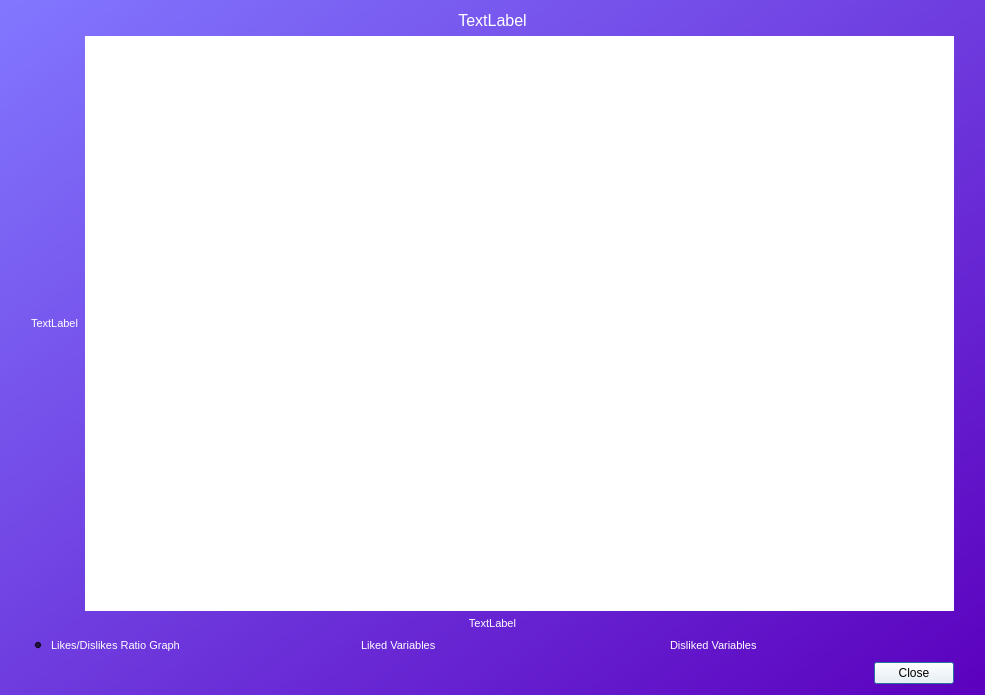
<?xml version="1.0" encoding="UTF-8"?>
<ui version="4.0">
 <class>Dialog</class>
 <widget class="QDialog" name="Dialog">
  <property name="geometry">
   <rect>
    <x>0</x>
    <y>0</y>
    <width>985</width>
    <height>695</height>
   </rect>
  </property>
  <property name="windowTitle">
   <string>Dialog</string>
  </property>
  <property name="styleSheet">
   <string notr="true">background-color:qlineargradient(spread:pad, x1:1, y1:1, x2:0, y2:0, stop:0 rgba(91, 0, 190, 255), stop:1 rgba(130, 119, 255, 255))</string>
  </property>
  <layout class="QVBoxLayout" name="verticalLayout">
   <item>
    <layout class="QHBoxLayout" name="titleLayout">
     <item>
      <widget class="QLabel" name="title">
       <property name="palette">
        <palette>
         <active>
          <colorrole role="WindowText">
           <brush brushstyle="SolidPattern">
            <color alpha="255">
             <red>255</red>
             <green>255</green>
             <blue>255</blue>
            </color>
           </brush>
          </colorrole>
          <colorrole role="Button">
           <brush brushstyle="SolidPattern">
            <color alpha="0">
             <red>255</red>
             <green>255</green>
             <blue>255</blue>
            </color>
           </brush>
          </colorrole>
          <colorrole role="Base">
           <brush brushstyle="SolidPattern">
            <color alpha="0">
             <red>255</red>
             <green>255</green>
             <blue>255</blue>
            </color>
           </brush>
          </colorrole>
          <colorrole role="Window">
           <brush brushstyle="SolidPattern">
            <color alpha="0">
             <red>255</red>
             <green>255</green>
             <blue>255</blue>
            </color>
           </brush>
          </colorrole>
         </active>
         <inactive>
          <colorrole role="WindowText">
           <brush brushstyle="SolidPattern">
            <color alpha="255">
             <red>255</red>
             <green>255</green>
             <blue>255</blue>
            </color>
           </brush>
          </colorrole>
          <colorrole role="Button">
           <brush brushstyle="SolidPattern">
            <color alpha="0">
             <red>255</red>
             <green>255</green>
             <blue>255</blue>
            </color>
           </brush>
          </colorrole>
          <colorrole role="Base">
           <brush brushstyle="SolidPattern">
            <color alpha="0">
             <red>255</red>
             <green>255</green>
             <blue>255</blue>
            </color>
           </brush>
          </colorrole>
          <colorrole role="Window">
           <brush brushstyle="SolidPattern">
            <color alpha="0">
             <red>255</red>
             <green>255</green>
             <blue>255</blue>
            </color>
           </brush>
          </colorrole>
         </inactive>
         <disabled>
          <colorrole role="WindowText">
           <brush brushstyle="SolidPattern">
            <color alpha="255">
             <red>120</red>
             <green>120</green>
             <blue>120</blue>
            </color>
           </brush>
          </colorrole>
          <colorrole role="Button">
           <brush brushstyle="SolidPattern">
            <color alpha="0">
             <red>255</red>
             <green>255</green>
             <blue>255</blue>
            </color>
           </brush>
          </colorrole>
          <colorrole role="Base">
           <brush brushstyle="SolidPattern">
            <color alpha="0">
             <red>255</red>
             <green>255</green>
             <blue>255</blue>
            </color>
           </brush>
          </colorrole>
          <colorrole role="Window">
           <brush brushstyle="SolidPattern">
            <color alpha="0">
             <red>255</red>
             <green>255</green>
             <blue>255</blue>
            </color>
           </brush>
          </colorrole>
         </disabled>
        </palette>
       </property>
       <property name="font">
        <font>
         <pointsize>12</pointsize>
        </font>
       </property>
       <property name="styleSheet">
        <string notr="true">background-color: rgba(255, 255, 255, 0)</string>
       </property>
       <property name="text">
        <string>TextLabel</string>
       </property>
       <property name="alignment">
        <set>Qt::AlignCenter</set>
       </property>
      </widget>
     </item>
    </layout>
   </item>
   <item>
    <layout class="QHBoxLayout" name="graphLayout">
     <item>
      <spacer name="horizontalSpacer">
       <property name="orientation">
        <enum>Qt::Horizontal</enum>
       </property>
       <property name="sizeType">
        <enum>QSizePolicy::Fixed</enum>
       </property>
       <property name="sizeHint" stdset="0">
        <size>
         <width>20</width>
         <height>20</height>
        </size>
       </property>
      </spacer>
     </item>
     <item>
      <widget class="QLabel" name="yaxis">
       <property name="sizePolicy">
        <sizepolicy hsizetype="Fixed" vsizetype="Preferred">
         <horstretch>0</horstretch>
         <verstretch>0</verstretch>
        </sizepolicy>
       </property>
       <property name="palette">
        <palette>
         <active>
          <colorrole role="WindowText">
           <brush brushstyle="SolidPattern">
            <color alpha="255">
             <red>255</red>
             <green>255</green>
             <blue>255</blue>
            </color>
           </brush>
          </colorrole>
          <colorrole role="Button">
           <brush brushstyle="SolidPattern">
            <color alpha="0">
             <red>255</red>
             <green>255</green>
             <blue>255</blue>
            </color>
           </brush>
          </colorrole>
          <colorrole role="Base">
           <brush brushstyle="SolidPattern">
            <color alpha="0">
             <red>255</red>
             <green>255</green>
             <blue>255</blue>
            </color>
           </brush>
          </colorrole>
          <colorrole role="Window">
           <brush brushstyle="SolidPattern">
            <color alpha="0">
             <red>255</red>
             <green>255</green>
             <blue>255</blue>
            </color>
           </brush>
          </colorrole>
         </active>
         <inactive>
          <colorrole role="WindowText">
           <brush brushstyle="SolidPattern">
            <color alpha="255">
             <red>255</red>
             <green>255</green>
             <blue>255</blue>
            </color>
           </brush>
          </colorrole>
          <colorrole role="Button">
           <brush brushstyle="SolidPattern">
            <color alpha="0">
             <red>255</red>
             <green>255</green>
             <blue>255</blue>
            </color>
           </brush>
          </colorrole>
          <colorrole role="Base">
           <brush brushstyle="SolidPattern">
            <color alpha="0">
             <red>255</red>
             <green>255</green>
             <blue>255</blue>
            </color>
           </brush>
          </colorrole>
          <colorrole role="Window">
           <brush brushstyle="SolidPattern">
            <color alpha="0">
             <red>255</red>
             <green>255</green>
             <blue>255</blue>
            </color>
           </brush>
          </colorrole>
         </inactive>
         <disabled>
          <colorrole role="WindowText">
           <brush brushstyle="SolidPattern">
            <color alpha="255">
             <red>120</red>
             <green>120</green>
             <blue>120</blue>
            </color>
           </brush>
          </colorrole>
          <colorrole role="Button">
           <brush brushstyle="SolidPattern">
            <color alpha="0">
             <red>255</red>
             <green>255</green>
             <blue>255</blue>
            </color>
           </brush>
          </colorrole>
          <colorrole role="Base">
           <brush brushstyle="SolidPattern">
            <color alpha="0">
             <red>255</red>
             <green>255</green>
             <blue>255</blue>
            </color>
           </brush>
          </colorrole>
          <colorrole role="Window">
           <brush brushstyle="SolidPattern">
            <color alpha="0">
             <red>255</red>
             <green>255</green>
             <blue>255</blue>
            </color>
           </brush>
          </colorrole>
         </disabled>
        </palette>
       </property>
       <property name="font">
        <font>
         <pointsize>8</pointsize>
        </font>
       </property>
       <property name="styleSheet">
        <string notr="true">background-color: rgba(255, 255, 255, 0)</string>
       </property>
       <property name="text">
        <string>TextLabel</string>
       </property>
       <property name="alignment">
        <set>Qt::AlignLeading|Qt::AlignLeft|Qt::AlignVCenter</set>
       </property>
      </widget>
     </item>
     <item>
      <widget class="PlotWidget" name="graph" native="true">
       <property name="sizePolicy">
        <sizepolicy hsizetype="Expanding" vsizetype="Expanding">
         <horstretch>0</horstretch>
         <verstretch>0</verstretch>
        </sizepolicy>
       </property>
       <property name="styleSheet">
        <string notr="true">background-color: rgba(255, 255, 255, 255)</string>
       </property>
      </widget>
     </item>
     <item>
      <spacer name="horizontalSpacer_2">
       <property name="orientation">
        <enum>Qt::Horizontal</enum>
       </property>
       <property name="sizeType">
        <enum>QSizePolicy::Fixed</enum>
       </property>
       <property name="sizeHint" stdset="0">
        <size>
         <width>20</width>
         <height>20</height>
        </size>
       </property>
      </spacer>
     </item>
    </layout>
   </item>
   <item>
    <layout class="QHBoxLayout" name="xaxisLayout">
     <item>
      <widget class="QLabel" name="xaxis">
       <property name="sizePolicy">
        <sizepolicy hsizetype="Preferred" vsizetype="Preferred">
         <horstretch>0</horstretch>
         <verstretch>0</verstretch>
        </sizepolicy>
       </property>
       <property name="palette">
        <palette>
         <active>
          <colorrole role="WindowText">
           <brush brushstyle="SolidPattern">
            <color alpha="255">
             <red>255</red>
             <green>255</green>
             <blue>255</blue>
            </color>
           </brush>
          </colorrole>
          <colorrole role="Button">
           <brush brushstyle="SolidPattern">
            <color alpha="0">
             <red>255</red>
             <green>255</green>
             <blue>255</blue>
            </color>
           </brush>
          </colorrole>
          <colorrole role="Base">
           <brush brushstyle="SolidPattern">
            <color alpha="0">
             <red>255</red>
             <green>255</green>
             <blue>255</blue>
            </color>
           </brush>
          </colorrole>
          <colorrole role="Window">
           <brush brushstyle="SolidPattern">
            <color alpha="0">
             <red>255</red>
             <green>255</green>
             <blue>255</blue>
            </color>
           </brush>
          </colorrole>
         </active>
         <inactive>
          <colorrole role="WindowText">
           <brush brushstyle="SolidPattern">
            <color alpha="255">
             <red>255</red>
             <green>255</green>
             <blue>255</blue>
            </color>
           </brush>
          </colorrole>
          <colorrole role="Button">
           <brush brushstyle="SolidPattern">
            <color alpha="0">
             <red>255</red>
             <green>255</green>
             <blue>255</blue>
            </color>
           </brush>
          </colorrole>
          <colorrole role="Base">
           <brush brushstyle="SolidPattern">
            <color alpha="0">
             <red>255</red>
             <green>255</green>
             <blue>255</blue>
            </color>
           </brush>
          </colorrole>
          <colorrole role="Window">
           <brush brushstyle="SolidPattern">
            <color alpha="0">
             <red>255</red>
             <green>255</green>
             <blue>255</blue>
            </color>
           </brush>
          </colorrole>
         </inactive>
         <disabled>
          <colorrole role="WindowText">
           <brush brushstyle="SolidPattern">
            <color alpha="255">
             <red>120</red>
             <green>120</green>
             <blue>120</blue>
            </color>
           </brush>
          </colorrole>
          <colorrole role="Button">
           <brush brushstyle="SolidPattern">
            <color alpha="0">
             <red>255</red>
             <green>255</green>
             <blue>255</blue>
            </color>
           </brush>
          </colorrole>
          <colorrole role="Base">
           <brush brushstyle="SolidPattern">
            <color alpha="0">
             <red>255</red>
             <green>255</green>
             <blue>255</blue>
            </color>
           </brush>
          </colorrole>
          <colorrole role="Window">
           <brush brushstyle="SolidPattern">
            <color alpha="0">
             <red>255</red>
             <green>255</green>
             <blue>255</blue>
            </color>
           </brush>
          </colorrole>
         </disabled>
        </palette>
       </property>
       <property name="font">
        <font>
         <pointsize>8</pointsize>
        </font>
       </property>
       <property name="styleSheet">
        <string notr="true">background-color: rgba(255, 255, 255, 0)</string>
       </property>
       <property name="text">
        <string>TextLabel</string>
       </property>
       <property name="alignment">
        <set>Qt::AlignHCenter|Qt::AlignTop</set>
       </property>
      </widget>
     </item>
    </layout>
   </item>
   <item>
    <layout class="QHBoxLayout" name="radioButtonLayout">
     <item>
      <spacer name="horizontalSpacer_3">
       <property name="orientation">
        <enum>Qt::Horizontal</enum>
       </property>
       <property name="sizeType">
        <enum>QSizePolicy::Preferred</enum>
       </property>
       <property name="sizeHint" stdset="0">
        <size>
         <width>20</width>
         <height>20</height>
        </size>
       </property>
      </spacer>
     </item>
     <item>
      <widget class="QRadioButton" name="likesDislikesRadio">
       <property name="palette">
        <palette>
         <active>
          <colorrole role="WindowText">
           <brush brushstyle="SolidPattern">
            <color alpha="255">
             <red>255</red>
             <green>255</green>
             <blue>255</blue>
            </color>
           </brush>
          </colorrole>
          <colorrole role="Button">
           <brush brushstyle="SolidPattern">
            <color alpha="0">
             <red>255</red>
             <green>255</green>
             <blue>255</blue>
            </color>
           </brush>
          </colorrole>
          <colorrole role="Base">
           <brush brushstyle="SolidPattern">
            <color alpha="0">
             <red>255</red>
             <green>255</green>
             <blue>255</blue>
            </color>
           </brush>
          </colorrole>
          <colorrole role="Window">
           <brush brushstyle="SolidPattern">
            <color alpha="0">
             <red>255</red>
             <green>255</green>
             <blue>255</blue>
            </color>
           </brush>
          </colorrole>
         </active>
         <inactive>
          <colorrole role="WindowText">
           <brush brushstyle="SolidPattern">
            <color alpha="255">
             <red>255</red>
             <green>255</green>
             <blue>255</blue>
            </color>
           </brush>
          </colorrole>
          <colorrole role="Button">
           <brush brushstyle="SolidPattern">
            <color alpha="0">
             <red>255</red>
             <green>255</green>
             <blue>255</blue>
            </color>
           </brush>
          </colorrole>
          <colorrole role="Base">
           <brush brushstyle="SolidPattern">
            <color alpha="0">
             <red>255</red>
             <green>255</green>
             <blue>255</blue>
            </color>
           </brush>
          </colorrole>
          <colorrole role="Window">
           <brush brushstyle="SolidPattern">
            <color alpha="0">
             <red>255</red>
             <green>255</green>
             <blue>255</blue>
            </color>
           </brush>
          </colorrole>
         </inactive>
         <disabled>
          <colorrole role="WindowText">
           <brush brushstyle="SolidPattern">
            <color alpha="255">
             <red>120</red>
             <green>120</green>
             <blue>120</blue>
            </color>
           </brush>
          </colorrole>
          <colorrole role="Button">
           <brush brushstyle="SolidPattern">
            <color alpha="0">
             <red>255</red>
             <green>255</green>
             <blue>255</blue>
            </color>
           </brush>
          </colorrole>
          <colorrole role="Base">
           <brush brushstyle="SolidPattern">
            <color alpha="0">
             <red>255</red>
             <green>255</green>
             <blue>255</blue>
            </color>
           </brush>
          </colorrole>
          <colorrole role="Window">
           <brush brushstyle="SolidPattern">
            <color alpha="0">
             <red>255</red>
             <green>255</green>
             <blue>255</blue>
            </color>
           </brush>
          </colorrole>
         </disabled>
        </palette>
       </property>
       <property name="font">
        <font>
         <pointsize>8</pointsize>
        </font>
       </property>
       <property name="styleSheet">
        <string notr="true">background-color: rgba(255, 255, 255, 0)</string>
       </property>
       <property name="text">
        <string>Likes/Dislikes Ratio Graph</string>
       </property>
       <property name="checked">
        <bool>true</bool>
       </property>
      </widget>
     </item>
     <item>
      <widget class="QRadioButton" name="likedVariablesRadio">
       <property name="palette">
        <palette>
         <active>
          <colorrole role="WindowText">
           <brush brushstyle="SolidPattern">
            <color alpha="255">
             <red>255</red>
             <green>255</green>
             <blue>255</blue>
            </color>
           </brush>
          </colorrole>
          <colorrole role="Button">
           <brush brushstyle="SolidPattern">
            <color alpha="0">
             <red>255</red>
             <green>255</green>
             <blue>255</blue>
            </color>
           </brush>
          </colorrole>
          <colorrole role="Base">
           <brush brushstyle="SolidPattern">
            <color alpha="0">
             <red>255</red>
             <green>255</green>
             <blue>255</blue>
            </color>
           </brush>
          </colorrole>
          <colorrole role="Window">
           <brush brushstyle="SolidPattern">
            <color alpha="0">
             <red>255</red>
             <green>255</green>
             <blue>255</blue>
            </color>
           </brush>
          </colorrole>
         </active>
         <inactive>
          <colorrole role="WindowText">
           <brush brushstyle="SolidPattern">
            <color alpha="255">
             <red>255</red>
             <green>255</green>
             <blue>255</blue>
            </color>
           </brush>
          </colorrole>
          <colorrole role="Button">
           <brush brushstyle="SolidPattern">
            <color alpha="0">
             <red>255</red>
             <green>255</green>
             <blue>255</blue>
            </color>
           </brush>
          </colorrole>
          <colorrole role="Base">
           <brush brushstyle="SolidPattern">
            <color alpha="0">
             <red>255</red>
             <green>255</green>
             <blue>255</blue>
            </color>
           </brush>
          </colorrole>
          <colorrole role="Window">
           <brush brushstyle="SolidPattern">
            <color alpha="0">
             <red>255</red>
             <green>255</green>
             <blue>255</blue>
            </color>
           </brush>
          </colorrole>
         </inactive>
         <disabled>
          <colorrole role="WindowText">
           <brush brushstyle="SolidPattern">
            <color alpha="255">
             <red>120</red>
             <green>120</green>
             <blue>120</blue>
            </color>
           </brush>
          </colorrole>
          <colorrole role="Button">
           <brush brushstyle="SolidPattern">
            <color alpha="0">
             <red>255</red>
             <green>255</green>
             <blue>255</blue>
            </color>
           </brush>
          </colorrole>
          <colorrole role="Base">
           <brush brushstyle="SolidPattern">
            <color alpha="0">
             <red>255</red>
             <green>255</green>
             <blue>255</blue>
            </color>
           </brush>
          </colorrole>
          <colorrole role="Window">
           <brush brushstyle="SolidPattern">
            <color alpha="0">
             <red>255</red>
             <green>255</green>
             <blue>255</blue>
            </color>
           </brush>
          </colorrole>
         </disabled>
        </palette>
       </property>
       <property name="font">
        <font>
         <pointsize>8</pointsize>
        </font>
       </property>
       <property name="styleSheet">
        <string notr="true">background-color: rgba(255, 255, 255, 0)</string>
       </property>
       <property name="text">
        <string>Liked Variables</string>
       </property>
      </widget>
     </item>
     <item>
      <widget class="QRadioButton" name="dislikedVariablesRadio">
       <property name="palette">
        <palette>
         <active>
          <colorrole role="WindowText">
           <brush brushstyle="SolidPattern">
            <color alpha="255">
             <red>255</red>
             <green>255</green>
             <blue>255</blue>
            </color>
           </brush>
          </colorrole>
          <colorrole role="Button">
           <brush brushstyle="SolidPattern">
            <color alpha="0">
             <red>255</red>
             <green>255</green>
             <blue>255</blue>
            </color>
           </brush>
          </colorrole>
          <colorrole role="Base">
           <brush brushstyle="SolidPattern">
            <color alpha="0">
             <red>255</red>
             <green>255</green>
             <blue>255</blue>
            </color>
           </brush>
          </colorrole>
          <colorrole role="Window">
           <brush brushstyle="SolidPattern">
            <color alpha="0">
             <red>255</red>
             <green>255</green>
             <blue>255</blue>
            </color>
           </brush>
          </colorrole>
         </active>
         <inactive>
          <colorrole role="WindowText">
           <brush brushstyle="SolidPattern">
            <color alpha="255">
             <red>255</red>
             <green>255</green>
             <blue>255</blue>
            </color>
           </brush>
          </colorrole>
          <colorrole role="Button">
           <brush brushstyle="SolidPattern">
            <color alpha="0">
             <red>255</red>
             <green>255</green>
             <blue>255</blue>
            </color>
           </brush>
          </colorrole>
          <colorrole role="Base">
           <brush brushstyle="SolidPattern">
            <color alpha="0">
             <red>255</red>
             <green>255</green>
             <blue>255</blue>
            </color>
           </brush>
          </colorrole>
          <colorrole role="Window">
           <brush brushstyle="SolidPattern">
            <color alpha="0">
             <red>255</red>
             <green>255</green>
             <blue>255</blue>
            </color>
           </brush>
          </colorrole>
         </inactive>
         <disabled>
          <colorrole role="WindowText">
           <brush brushstyle="SolidPattern">
            <color alpha="255">
             <red>120</red>
             <green>120</green>
             <blue>120</blue>
            </color>
           </brush>
          </colorrole>
          <colorrole role="Button">
           <brush brushstyle="SolidPattern">
            <color alpha="0">
             <red>255</red>
             <green>255</green>
             <blue>255</blue>
            </color>
           </brush>
          </colorrole>
          <colorrole role="Base">
           <brush brushstyle="SolidPattern">
            <color alpha="0">
             <red>255</red>
             <green>255</green>
             <blue>255</blue>
            </color>
           </brush>
          </colorrole>
          <colorrole role="Window">
           <brush brushstyle="SolidPattern">
            <color alpha="0">
             <red>255</red>
             <green>255</green>
             <blue>255</blue>
            </color>
           </brush>
          </colorrole>
         </disabled>
        </palette>
       </property>
       <property name="font">
        <font>
         <pointsize>8</pointsize>
        </font>
       </property>
       <property name="styleSheet">
        <string notr="true">background-color: rgba(255, 255, 255, 0)</string>
       </property>
       <property name="text">
        <string>Disliked Variables</string>
       </property>
      </widget>
     </item>
     <item>
      <spacer name="horizontalSpacer_4">
       <property name="orientation">
        <enum>Qt::Horizontal</enum>
       </property>
       <property name="sizeType">
        <enum>QSizePolicy::Preferred</enum>
       </property>
       <property name="sizeHint" stdset="0">
        <size>
         <width>20</width>
         <height>20</height>
        </size>
       </property>
      </spacer>
     </item>
    </layout>
   </item>
   <item>
    <layout class="QHBoxLayout" name="buttonLayout">
     <item>
      <spacer name="horizontalSpacer_5">
       <property name="orientation">
        <enum>Qt::Horizontal</enum>
       </property>
       <property name="sizeHint" stdset="0">
        <size>
         <width>40</width>
         <height>20</height>
        </size>
       </property>
      </spacer>
     </item>
     <item>
      <widget class="QPushButton" name="closeButton">
       <property name="styleSheet">
        <string notr="true">background-color: rgba(255, 255, 255, 255)</string>
       </property>
       <property name="text">
        <string>Close</string>
       </property>
      </widget>
     </item>
     <item>
      <spacer name="horizontalSpacer_6">
       <property name="orientation">
        <enum>Qt::Horizontal</enum>
       </property>
       <property name="sizeType">
        <enum>QSizePolicy::Preferred</enum>
       </property>
       <property name="sizeHint" stdset="0">
        <size>
         <width>20</width>
         <height>20</height>
        </size>
       </property>
      </spacer>
     </item>
    </layout>
   </item>
  </layout>
 </widget>
 <customwidgets>
  <customwidget>
   <class>PlotWidget</class>
   <extends>QWidget</extends>
   <header>pyqtgraph</header>
   <container>1</container>
  </customwidget>
 </customwidgets>
 <resources/>
 <connections/>
</ui>
